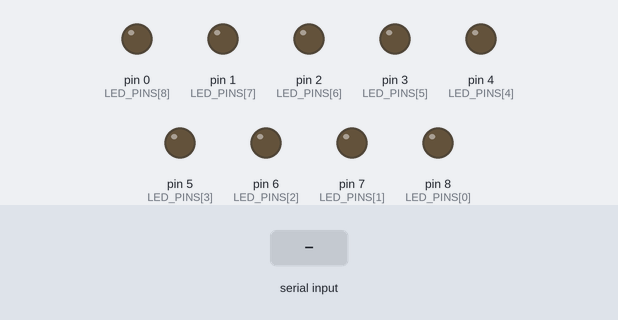
Bench run of a program on a simulated Arduino Mega 2560, built with avr-gcc and run on an emulated ATmega2560. Parts: output pins drawn as LEDs (lit = HIGH). The inputs (shaded band) are chosen by the test bench.

Above: at 1.2 s.
1.3 s: "5\n" received over the second serial link
At 2.9 s:
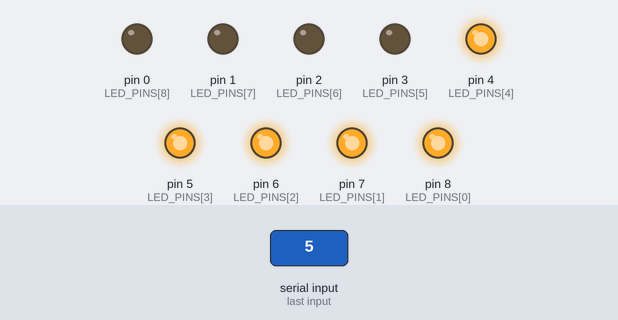
Timing chart, 0 to 4.4 s (numbered marks = the images above; inputs shaded):
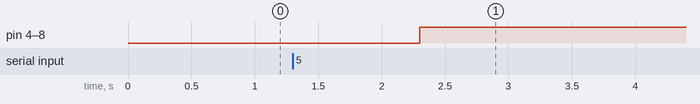

Measured:
- after the input at 1.3 s, pin 4 (LED_PINS[4]), pin 5 (LED_PINS[3]), pin 6 (LED_PINS[2]), pin 7 (LED_PINS[1]), pin 8 (LED_PINS[0]): LOW → HIGH after 1.0 s

The program:

main.cpp
```cpp
#include <Arduino.h>
#include <SoftwareSerial.h>
#include <Keypad.h>

const int LED_PINS[9] = {8, 7, 6, 5, 4, 3, 2, 1, 0};
#define LED_NUM 9

const byte rows = 4; //four rows
const byte cols = 3; //three columns
char keys[rows][cols] = {
    {'1', '2', '3'},
    {'4', '5', '6'},
    {'7', '8', '9'},
    {'*', '0', '#'}};
byte colPins[cols] = {49, 48, 47};     //connect to the column pinouts of the keypad
byte rowPins[rows] = {50, 51, 52, 53}; //connect to the row pinouts of the keypad
Keypad keypad = Keypad(makeKeymap(keys), rowPins, colPins, rows, cols);

void turn_on_leds(int num_of_leds);
void first_part();
void second_part();

void setup()
{

  for (int i = 0; i < LED_NUM; i++)
  {
    pinMode(LED_PINS[i], OUTPUT);
  }

  Serial2.begin(9600);
}

void loop()
{

  // first_part();

  second_part();
}

void first_part()
{
  char key = keypad.getKey();

  if (key != NO_KEY)
  {
    Serial2.println(key);
    if (key != '*' && key != '#')
    {
      int number_of_led = ((int)key) - 48;
      turn_on_leds(number_of_led);
    }
  }
}

void second_part()
{
  // say what you got:
  Serial2.println("Enter number of LEDs");
  while (Serial2.available() == 0)
    ;

  String LEDs = Serial2.readString(); //Reading the Input string from Serial port.
  int num_of_leds = LEDs.toInt();

  if (num_of_leds > 0 && num_of_leds < 10)
  {
    turn_on_leds(num_of_leds);
  }
  else
  {
    Serial2.println("Invalid input!");
  }
}

void turn_on_leds(int num_of_leds)
{

  // first turn off all LEDs
  for (int i = 0; i < LED_NUM; i++)
  {
    digitalWrite(LED_PINS[i], LOW);
  }
  for (int i = 0; i < num_of_leds; i++)
  {
    digitalWrite(LED_PINS[i], HIGH);
  }
}
```
